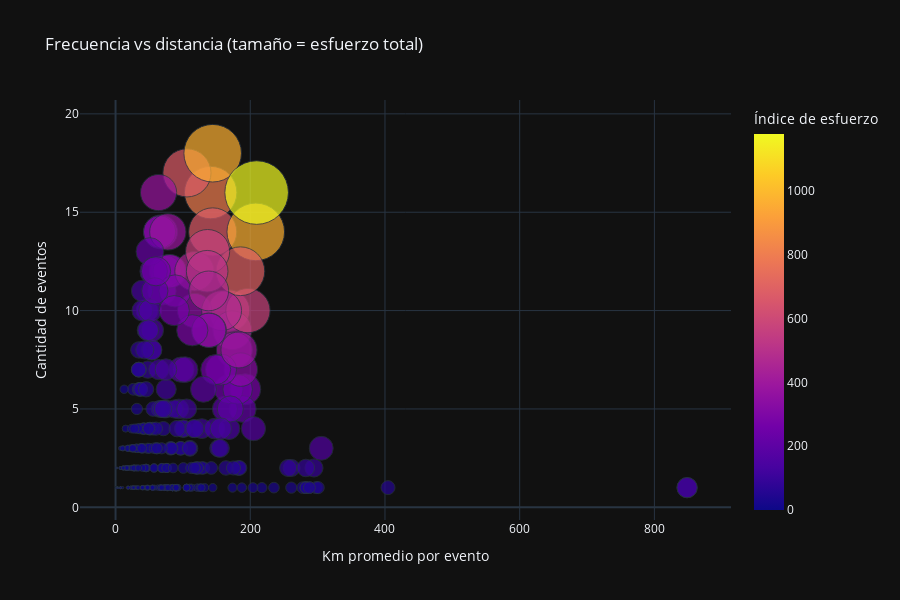

Source (notebook cell):
### Code cell
fig = px.scatter(
    jugador_stats,
    x="km_prom",
    y="cantidad_eventos",
    size="indice_esfuerzo",
    color="indice_esfuerzo",
    hover_data={
        "jugador_id": True,
        "localidad": True,
        "km_prom":':.1f',
        "indice_esfuerzo":':.1f',
        "km_totales": ':.0f',
        "km_p90": ':.0f'
    },
    title="Frecuencia vs distancia (tamaño = esfuerzo total)",
    labels={
        "km_totales": "Km Acumulados",
        "km_prom": "Km promedio por evento",
        "cantidad_eventos": "Cantidad de eventos",
        "indice_esfuerzo": "Índice de esfuerzo",
        "jugador_id": "Jugador",
        "localidad": "Localidad",
        "km_p90":"Km. Perc.90"
    },
    template="plotly_dark",
    size_max=45
)

fig.update_layout(
    height=600,
    width=900
)

fig.show()

### Figure 1 — Plotly figure (JSON) as saved in the notebook; plotly's stock layout.template omitted (floating-point values rounded to 4 significant figures; data arrays with more than 128 entries replaced by an {"elided": "..."} marker saying what was removed)
{"data": [{"customdata": {"elided": "340x5 mixed values"}, "hovertemplate": "Km promedio por evento=%{x:.1f}<br>Cantidad de eventos=%{y}<br>Índice de esfuerzo=%{marker.color:.1f}<br>Jugador=%{customdata[0]}<br>Localidad=%{customdata[1]}<br>Km Acumulados=%{customdata[3]:.0f}<br>Km. Perc.90=%{customdata[4]:.0f}<extra></extra>", "legendgroup": "", "marker": {"color": {"elided": "340 float values"}, "coloraxis": "coloraxis", "size": {"elided": "340 float values"}, "sizemode": "area", "sizeref": 0.5819, "symbol": "circle"}, "mode": "markers", "name": "", "orientation": "v", "showlegend": false, "type": "scatter", "x": {"elided": "340 float values"}, "xaxis": "x", "y": {"elided": "340 int values"}, "yaxis": "y"}], "layout": {"coloraxis": {"colorbar": {"title": {"text": "Índice de esfuerzo"}}, "colorscale": [[0, "#0d0887"], [0.1111, "#46039f"], [0.2222, "#7201a8"], [0.3333, "#9c179e"], [0.4444, "#bd3786"], [0.5556, "#d8576b"], [0.6667, "#ed7953"], [0.7778, "#fb9f3a"], [0.8889, "#fdca26"], [1, "#f0f921"]]}, "height": 600, "legend": {"itemsizing": "constant", "tracegroupgap": 0}, "title": {"text": "Frecuencia vs distancia (tamaño = esfuerzo total)"}, "width": 900, "xaxis": {"anchor": "y", "domain": [0, 1], "title": {"text": "Km promedio por evento"}}, "yaxis": {"anchor": "x", "domain": [0, 1], "title": {"text": "Cantidad de eventos"}}}}
